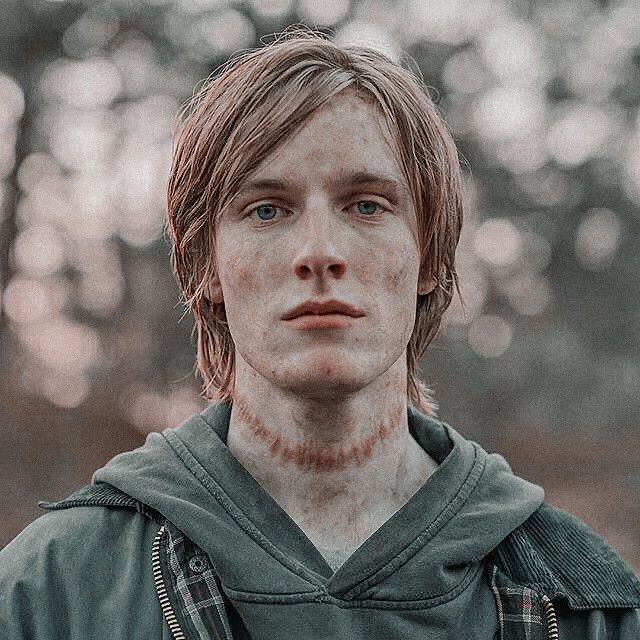
#> input picture HumanSkin/imgs/jonas.jpg, 640 x 640 px
$ python skin.py
#> lines starting #> are read from the running program, lines starting #| are printed output that depends on the picture; after the words box and inside, x2 and y2 are one past the last pixel; in counts of white or black regions, pixels touching at a corner belong together
import cv2
import numpy as np
import matplotlib.pyplot as plt

def showImage(img):
    from matplotlib import pyplot as plt
    img = cv2.cvtColor(img, cv2.COLOR_BGR2RGB)
    plt.imshow(img)
    plt.show()

def main():

    min_HSV = np.array([2, 58, 30], dtype = "uint8")
    max_HSV = np.array([240, 255, 240], dtype = "uint8")

    image = cv2.imread("imgs/jonas.jpg")
#> image is the input picture: shape (640, 640, 3); mean B, G, R 108.8, 112.4, 117.7
    hsv = cv2.cvtColor(image, cv2.COLOR_BGR2HSV)
#> hsv: shape (640, 640, 3); mean H, S, V 34.6, 38.4, 121.1

    imageHSV = cv2.cvtColor(image, cv2.COLOR_BGR2HSV)
    skinRegionHSV = cv2.inRange(imageHSV, min_HSV, max_HSV)
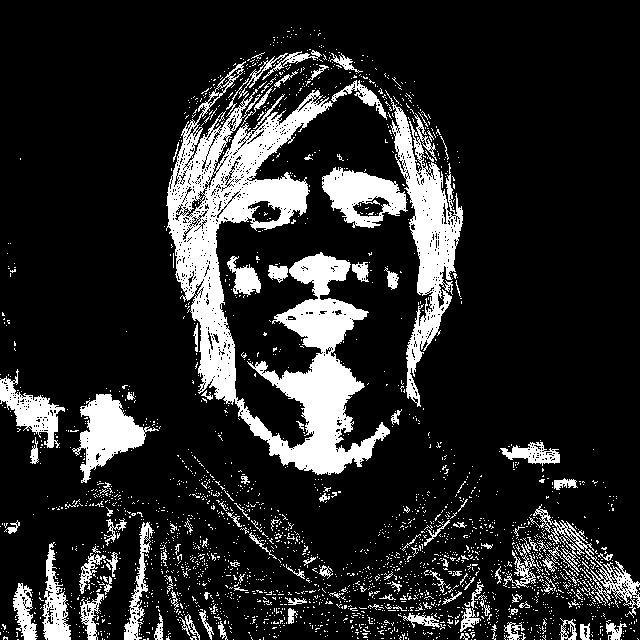
#> skinRegionHSV: shape (640, 640); 16% white; 2495 white regions (2372 under 20 px), largest, box (x1, y1, x2, y2) and area: (166, 61, 390, 475) 28543, (385, 90, 463, 407) 7521, (72, 394, 159, 483) 3163
    skinHSV = cv2.bitwise_and(image, image, mask = skinRegionHSV)
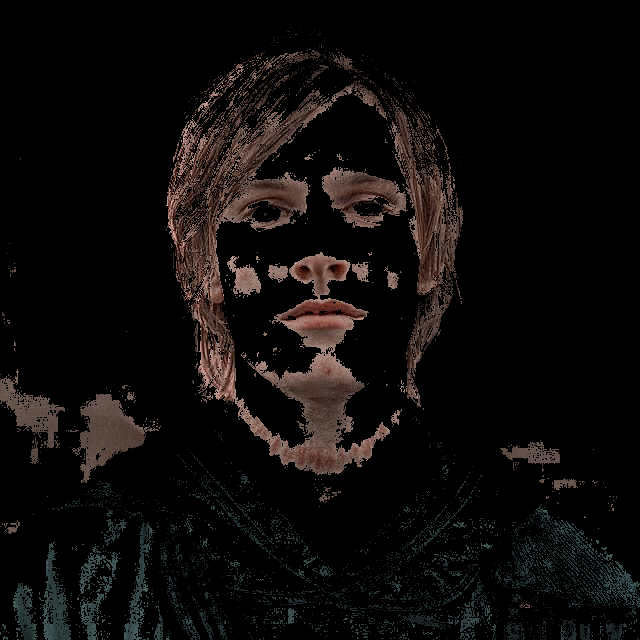
#> skinHSV: shape (640, 640, 3); mean B, G, R 10.3, 11.3, 13.8

    """
    A função numpy.hstack() é usada para empilhar a sequência de arrays de entrada
    horizontalmente (ou seja, coluna sábia) para fazer um único array.
    """
    cv2.imwrite("imgs/hsv.png", np.hstack([image, skinHSV]))
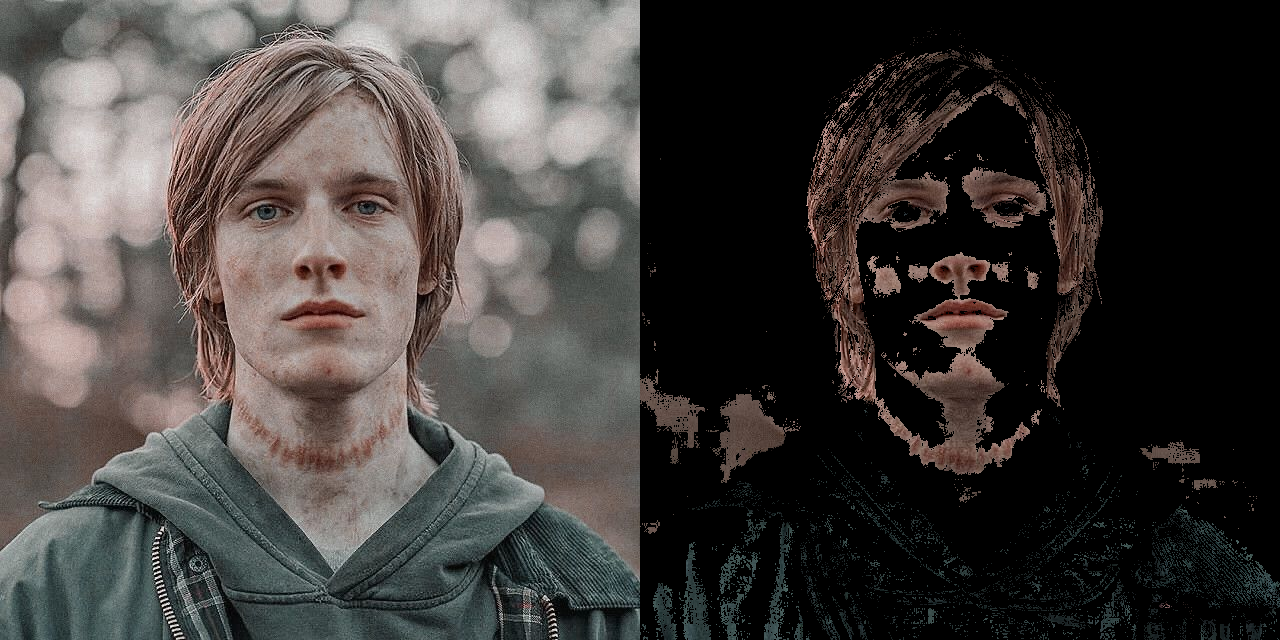
#> saved as hsv.png: shape (640, 1280, 3); mean B, G, R 59.6, 61.8, 65.8
    showImage(skinRegionHSV)

if __name__ == "__main__":
    main()
